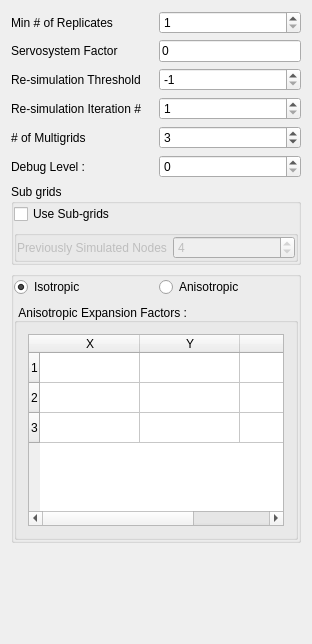
     <widget class="QWidget" name="tab">
      <attribute name="title">
       <string>Advanced</string>
      </attribute>
      <layout class="QGridLayout" name="gridLayout">
       <item row="0" column="0">
        <widget class="QLabel" name="textLabel6">
         <property name="text">
          <string>Min # of Replicates</string>
         </property>
         <property name="wordWrap">
          <bool>false</bool>
         </property>
        </widget>
       </item>
       <item row="0" column="1">
        <widget class="QSpinBox" name="Cmin">
         <property name="minimum">
          <number>1</number>
         </property>
        </widget>
       </item>
       <item row="1" column="0">
        <widget class="QLabel" name="TextLabel2_2_2_2_3_3_2">
         <property name="text">
          <string>Servosystem Factor</string>
         </property>
         <property name="wordWrap">
          <bool>false</bool>
         </property>
        </widget>
       </item>
       <item row="1" column="1">
        <widget class="QLineEdit" name="Constraint_Marginal_ADVANCED">
         <property name="sizePolicy">
          <sizepolicy hsizetype="Minimum" vsizetype="Fixed">
           <horstretch>0</horstretch>
           <verstretch>0</verstretch>
          </sizepolicy>
         </property>
         <property name="text">
          <string>0</string>
         </property>
        </widget>
       </item>
       <item row="2" column="0">
        <widget class="QLabel" name="textLabel2_2">
         <property name="text">
          <string>Re-simulation Threshold</string>
         </property>
         <property name="wordWrap">
          <bool>false</bool>
         </property>
        </widget>
       </item>
       <item row="2" column="1">
        <widget class="QSpinBox" name="resimulation_criterion">
         <property name="minimum">
          <number>-1</number>
         </property>
         <property name="maximum">
          <number>50</number>
         </property>
         <property name="singleStep">
          <number>1</number>
         </property>
         <property name="value">
          <number>-1</number>
         </property>
        </widget>
       </item>
       <item row="3" column="0">
        <widget class="QLabel" name="textLabel1_8">
         <property name="text">
          <string>Re-simulation Iteration #</string>
         </property>
         <property name="wordWrap">
          <bool>false</bool>
         </property>
        </widget>
       </item>
       <item row="3" column="1">
        <widget class="QSpinBox" name="resimulation_iteration_nb">
         <property name="minimum">
          <number>1</number>
         </property>
         <property name="maximum">
          <number>100</number>
         </property>
        </widget>
       </item>
       <item row="4" column="0">
        <widget class="QLabel" name="TextLabel2_2_2_2_3_3_3">
         <property name="text">
          <string># of Multigrids</string>
         </property>
         <property name="wordWrap">
          <bool>false</bool>
         </property>
        </widget>
       </item>
       <item row="4" column="1">
        <widget class="QSpinBox" name="Nb_Multigrids_ADVANCED">
         <property name="minimum">
          <number>1</number>
         </property>
         <property name="maximum">
          <number>10</number>
         </property>
         <property name="value">
          <number>3</number>
         </property>
        </widget>
       </item>
       <item row="5" column="0">
        <widget class="QLabel" name="textLabel1_5">
         <property name="text">
          <string>Debug Level :</string>
         </property>
         <property name="wordWrap">
          <bool>false</bool>
         </property>
        </widget>
       </item>
       <item row="5" column="1">
        <widget class="QSpinBox" name="Debug_Level">
         <property name="maximum">
          <number>2</number>
         </property>
        </widget>
       </item>
       <item row="6" column="0" colspan="2">
        <widget class="QGroupBox" name="groupBox7">
         <property name="title">
          <string>Sub grids</string>
         </property>
         <layout class="QVBoxLayout">
          <property name="spacing">
           <number>6</number>
          </property>
          <property name="margin">
           <number>0</number>
          </property>
          <item>
           <widget class="QCheckBox" name="Subgrid_choice">
            <property name="text">
             <string>Use Sub-grids</string>
            </property>
           </widget>
          </item>
          <item>
           <widget class="QGroupBox" name="prevnodes_box">
            <property name="enabled">
             <bool>false</bool>
            </property>
            <property name="title">
             <string/>
            </property>
            <layout class="QHBoxLayout">
             <property name="spacing">
              <number>6</number>
             </property>
             <property name="margin">
              <number>0</number>
             </property>
             <item>
              <widget class="QLabel" name="textLabel2">
               <property name="text">
                <string>Previously Simulated Nodes</string>
               </property>
               <property name="wordWrap">
                <bool>false</bool>
               </property>
              </widget>
             </item>
             <item>
              <widget class="QSpinBox" name="Previously_simulated">
               <property name="minimum">
                <number>0</number>
               </property>
               <property name="value">
                <number>4</number>
               </property>
              </widget>
             </item>
            </layout>
           </widget>
          </item>
         </layout>
        </widget>
       </item>
       <item row="7" column="0" colspan="2">
        <widget class="QGroupBox" name="buttonGroup3">
         <layout class="QGridLayout">
          <property name="margin">
           <number>0</number>
          </property>
          <property name="spacing">
           <number>6</number>
          </property>
          <item row="0" column="0">
           <widget class="QRadioButton" name="expand_isotropic">
            <property name="text">
             <string>Isotropic</string>
            </property>
            <property name="checked">
             <bool>true</bool>
            </property>
           </widget>
          </item>
          <item row="0" column="1">
           <widget class="QRadioButton" name="expand_anisotropic">
            <property name="text">
             <string>Anisotropic</string>
            </property>
           </widget>
          </item>
          <item row="1" column="0" colspan="2">
           <widget class="GsTLGroupBox" name="aniso_factor_box">
            <property name="title">
             <string>Anisotropic Expansion Factors :</string>
            </property>
            <property name="alignment">
             <set>Qt::AlignAbsolute|Qt::AlignBottom|Qt::AlignCenter|Qt::AlignHCenter|Qt::AlignHorizontal_Mask|Qt::AlignJustify|Qt::AlignLeading|Qt::AlignLeft|Qt::AlignRight|Qt::AlignTop|Qt::AlignTrailing|Qt::AlignVCenter|Qt::AlignVertical_Mask</set>
            </property>
            <property name="displayed" stdset="0">
             <bool>false</bool>
            </property>
            <layout class="QGridLayout">
             <property name="margin">
              <number>11</number>
             </property>
             <property name="spacing">
              <number>6</number>
             </property>
             <item row="0" column="0">
              <widget class="GsTLTable" name="aniso_factor">
               <property name="sizePolicy">
                <sizepolicy hsizetype="Minimum" vsizetype="Expanding">
                 <horstretch>0</horstretch>
                 <verstretch>0</verstretch>
                </sizepolicy>
               </property>
               <property name="rowCount">
                <number>3</number>
               </property>
               <property name="default_column_size" stdset="0">
                <number>60</number>
               </property>
               <property name="col_headers" stdset="0">
                <string>X;Y;Z</string>
               </property>
               <row/>
               <row/>
               <row/>
               <column>
                <property name="text">
                 <string>X</string>
                </property>
               </column>
               <column>
                <property name="text">
                 <string>Y</string>
                </property>
               </column>
               <column>
                <property name="text">
                 <string>Z</string>
                </property>
               </column>
              </widget>
             </item>
            </layout>
           </widget>
          </item>
         </layout>
        </widget>
       </item>
       <item row="8" column="1">
        <spacer>
         <property name="orientation">
          <enum>Qt::Vertical</enum>
         </property>
         <property name="sizeType">
          <enum>QSizePolicy::Expanding</enum>
         </property>
         <property name="sizeHint" stdset="0">
          <size>
           <width>20</width>
           <height>90</height>
          </size>
         </property>
        </spacer>
       </item>
      </layout>
     </widget>
